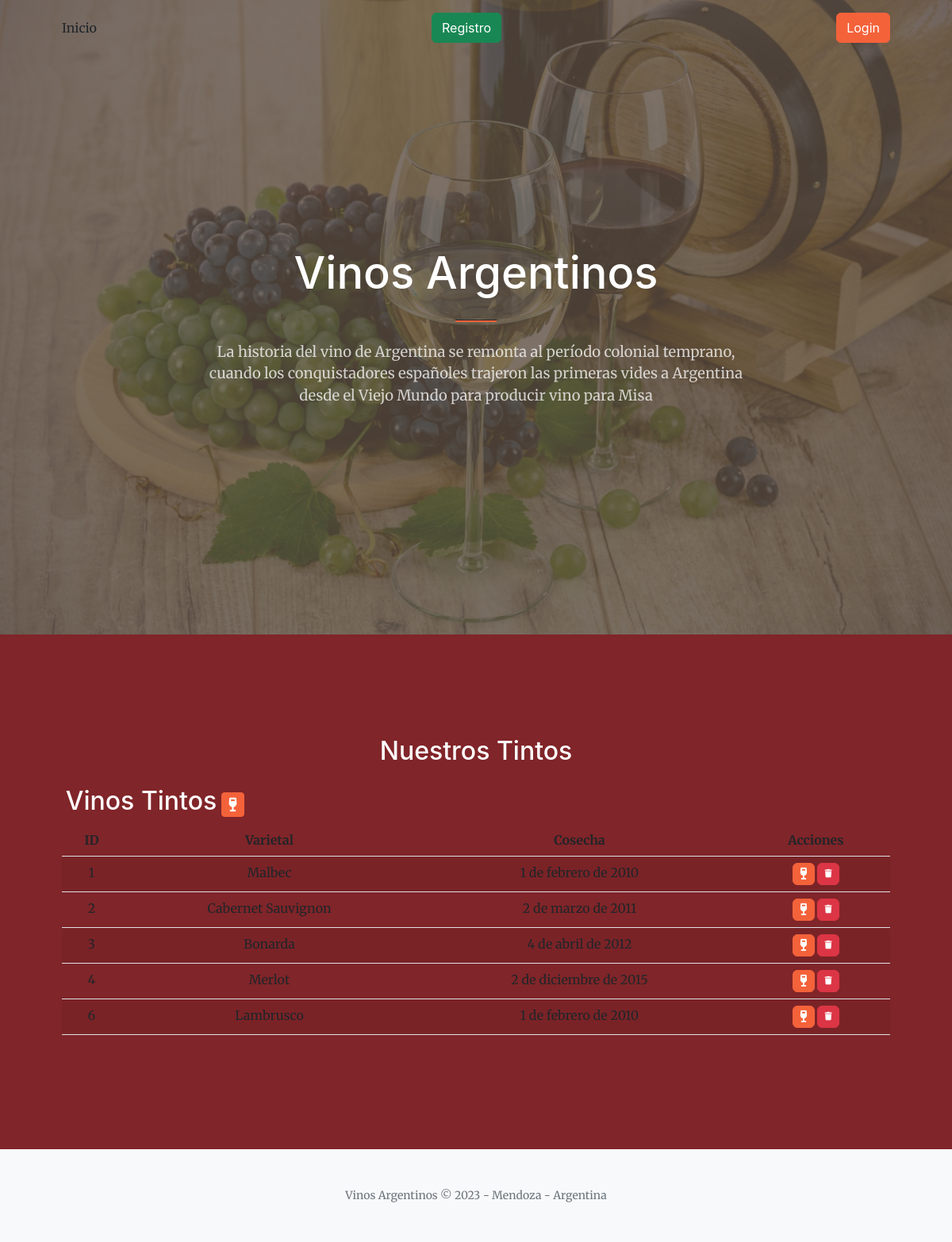
The page /vinos_tintos/ on the database its author committed.
### winesapp/models.py (models this page shows, shortened)
class vinos_tintos(models.Model):
    varietal = models.CharField(max_length=50)
    cosecha = models.DateField()

### winesapp/views.py (the view)
# urls.py: path('vinos_tintos/', vinos_tintosList.as_view(), name="vinos_tintos"),
class vinos_tintosList(ListView):
    model =vinos_tintos

### winesapp/templates/winesapp/vinos_tintos_list.html (shortened to what this page needs)
{% extends 'winesapp/index.html' %}
{% load static  %}
{% block contenido %}
<section class="page-section bg-dark text-white">
    <div class="container px-4 px-lg-5 text-center">
        <h2 class="mb-4">Nuestros Tintos </h2>
       <table>
          <tr>
              <td width="200"><h2>Vinos Tintos</h2></td>
              <td>
                  <a
                  href="{% url 'create_vino_tinto' %}"
                  class="btn btn-primary btn-sm"
                  >
                  </a>
              </td>
          </tr>
        </table>
        <table class="table table-striped">
         <thead>
             <tr>
                 <th>ID</th>
                 <th>Varietal</th>
                 <th>Cosecha</th>
                 <th>Acciones</th>
             </tr>
         </thead>
         <tbody>
         {% for vino_tinto in vinos_tintos_list %}
         <tr>
             <td>{{ vino_tinto.id }}</td>
             <td>{{ vino_tinto.varietal }}</td>
             <td>{{ vino_tinto.cosecha }}</td>
             <td>
                    <a
                    href="#"
                    class="btn btn-primary"
                    style="--bs-btn-padding-y: .25rem; --bs-btn-padding-x: .5rem; --bs-btn-font-size: .75rem;"
                    >
                    </a>
                    <a
                   href="#"
                   class="btn btn-danger"
                   style="--bs-btn-padding-y: .25rem; --bs-btn-padding-x: .5rem; --bs-btn-font-size: .75rem;"
                   >
                 </a>
               </td>
         </tr>
         {% endfor %}
         </tbody>
     </table>
     </div>
 </section>
{% endblock contenido %}

### rows shown on the page
vinos_tintos: id "1", varietal "Malbec", cosecha "1 de febrero de 2010"
vinos_tintos: id "2", varietal "Cabernet Sauvignon", cosecha "2 de marzo de 2011"
vinos_tintos: id "3", varietal "Bonarda", cosecha "4 de abril de 2012"
vinos_tintos: id "4", varietal "Merlot", cosecha "2 de diciembre de 2015"
vinos_tintos: id "6", varietal "Lambrusco", cosecha "1 de febrero de 2010"
